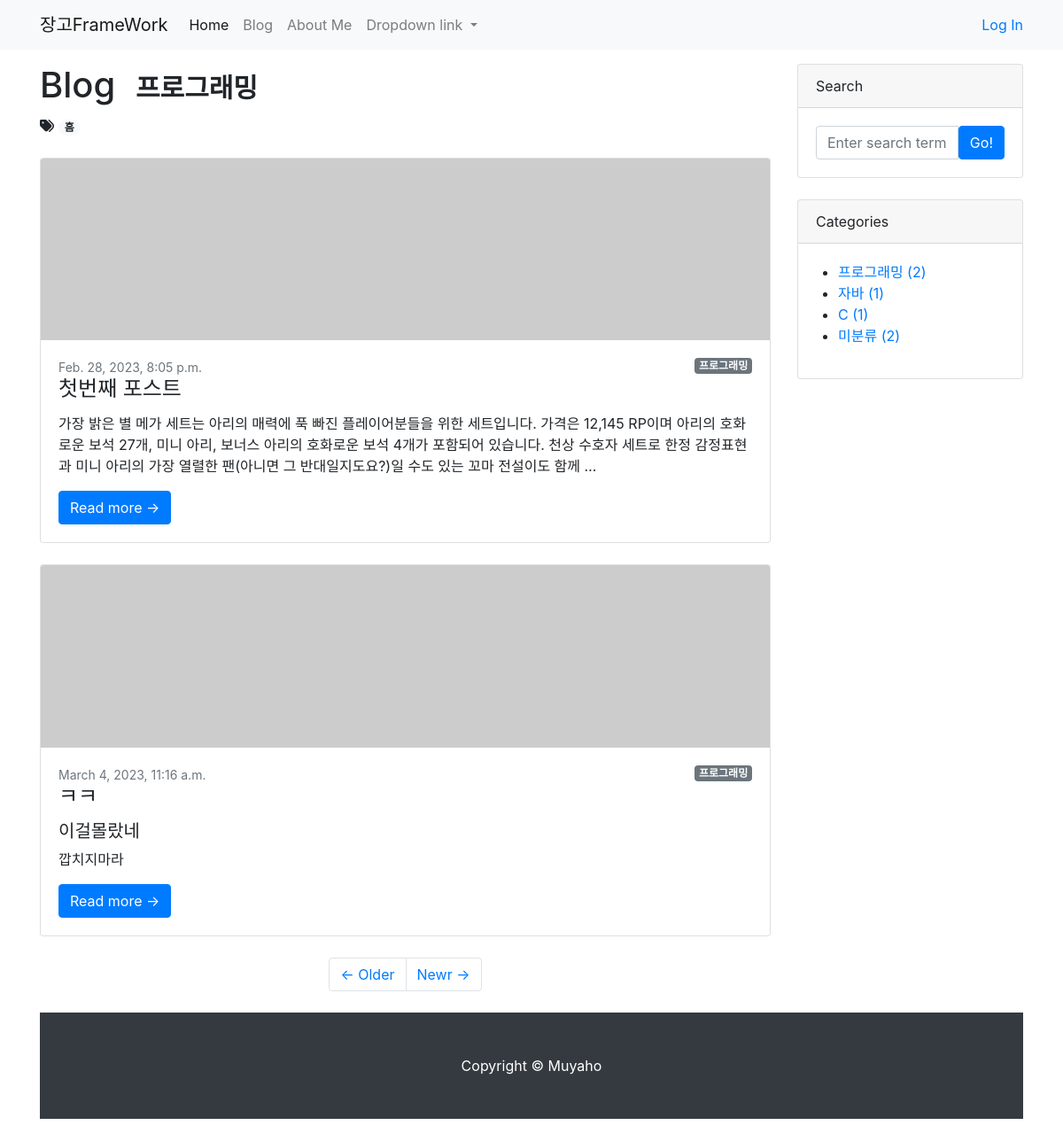
/blog/category/프로그래밍/, run on the app's committed database.
### blog/models.py (models this page shows, shortened)
class Category(models.Model):
    name=models.CharField(max_length=50,unique=True)
    slug=models.SlugField(max_length=200,unique=True,allow_unicode=True)
    def __str__(self):
        return self.name
    def get_absolute_url(self):
        return f'/blog/category/{self.slug}/'
    class Meta:
        verbose_name_plural='Categories'

class Tag(models.Model):
    name=models.CharField(max_length=50)
    slug=models.SlugField(max_length=200,unique=True,allow_unicode=True)
    def __str__(self):
        return self.name
    def get_absolute_url(self):
        return f'/blog/tag/{self.slug}'

class Post(models.Model):
    title= models.CharField(max_length=30)
    content= models.TextField()
    hook_text= models.CharField(max_length=100,blank=True)
    head_image=models.ImageField(upload_to='blog/images/%Y%m%d/',blank=True)
    file_upload=models.FileField(upload_to='blog/files/%Y%m%d/', blank=True)
    created_at= models.DateTimeField(auto_now_add=True)
    updated_at=models.DateTimeField(auto_now=True)
    author=models.ForeignKey(User,on_delete=models.SET_NULL,null=True)
    category=models.ForeignKey(Category,null=True,blank=True,on_delete=models.SET_NULL)
    tags=models.ManyToManyField(Tag,blank=True)
    def get_absolute_url(self):
        return f'/blog/{self.pk}'

### blog/views.py (the view)
# urls.py: path('blog/category/<str:slug>/',views.category_page),
def category_page(request,slug):
    if slug=='no_category':
        category='미분류'
        post_list=Post.objects.filter(category=None)
    else:
        category = Category.objects.get(slug=slug)
        post_list=Post.objects.filter(category=category)
    return render(request,
                  'blog/post_list.html',
                  {
                      'post_list':post_list,
                      'categories': Category.objects.all(),
                      'no_category_post_count':Post.objects.filter(category=None).count(),
                      'category':category
                  }
                  )

### blog/templates/blog/post_list.html
{% extends 'blog/base.html' %}
            {% block main_area%}
                <h1>Blog {% if category %}
                <span class="badge badge-scondary">{{category}}</span>
                    {% endif %}
                </h1>
                {% if post_list %}
                {% for p  in post_list %}
                {%if p.tags.exists%}
                {% for tag in p.tags.iterator %}
                <i class="fas fa-tags"></i>
                <a href="{{tag.get_absolute_url}}"><span class="badge badge-pill badge-light">{{tag}}</span></a>
                {%endfor%}
                <br/>
                <br/>
                {%endif%}
                <div class="card mb-4" id="post-{{p.pk}}">
                    {% if p.head_image %}
                    <a href="#!"><img class="card-img-top" src="{{p.head_image.url}}" alt="{{p}} head image"></a>
                    {% else %}
                    <a href="#!"><img class="card-img-top" src="https://picsum.photos/seed/{{p.id}}/800/200" alt="random_image"></a>
                    {% endif %}
                    <div class="card-body">
                        {% if p.category %}
                        <span class="badge  badge-secondary float-right">{{p.category}}</span>
                        {% else%}
                        <span class="badge  badge-secondary float-right">미분류</span>
                        {% endif %}
                        <div class="small text-muted">{{p.created_at}}</div>
                        <h2 class="card-title h4">{{p.title}}</h2>
                        {% if p.hook_text %}
                        <h5>{{p.hook_text}}</h5>
                        {%endif%}
                        <p class="card-text">{{p.content | truncatewords:45}}</p>
                        <a class="btn btn-primary" href="{{p.get_absolute_url}}">Read more →</a>
                    </div>
                </div>
                {% endfor %}
                {% else %}
                <h3>아직 게시물이 없습니다</h3>
                {% endif %}
                <ul class="pagination justify-content-center my-4">
                    <li class="page-item">
                        <a class="page-link" href="#!">&larr; Older</a>
                    </li>
                    <li class="page-item">
                        <a class="page-link" href="#!">Newr &rarr;</a>
                    </li>
                </ul>
            {% endblock %}

### blog/templates/blog/base.html (shortened to what this page needs)
<!DOCTYPE html>
{% load static %}
<html lang="ko">
<head>
    <link href="{% static 'blog/css/bootstrap.min.css' %}" rel="stylesheet" , type="text/css">
</head>
<body>
    {% include 'blog/navbar.html' %}
    <div class="container my-3">
        <div class="row">
            <div class="col-md-8 col-lg-9" id="main-area">
            {% block main_area%}
            {% endblock %}
            </div>
            <div class="col-md-4 col-lg-3">
                <div class="card mb-4">
                    <div class="card-header">Search</div>
                    <div class="card-body">
                        <div class="input-group">
                            <input class="form-control" type="text" placeholder="Enter search term..."
                                aria-label="Enter search term..." aria-describedby="button-search" />
                            <button class="btn btn-primary" id="button-search" type="button">Go!</button>
                        </div>
                    </div>
                </div>
                <div class="card mb-4" id="categories-card">
                    <div class="card-header">Categories</div>
                    <div class="card-body">
                        <div class="row">
                                <ul >
                                    {% for category in categories %}
                                    <li>
                                        <a href="{{category.get_absolute_url}}">{{category}}
                                        ({{category.post_set.count}})</a>
                                    </li>
                                    {% endfor %}
                                    <li>
                                        <a href="/blog/category/no_category/">미분류
                                        ({{no_category_post_count}})</a>
                                    </li>
                                </ul>
                        </div>
                    </div>
                </div>
            </div>
        </div>
{% include 'blog/footer.html' %}
</body>
</html>

### data on the page
Category: name "프로그래밍", post_set.count "2"
Post: category "프로그래밍", created_at "Feb. 28, 2023, 8:05 p.m.", title "첫번째 포스트", content "가장 밝은 별 메가 세트는 아리의 매력에 푹 빠진 플레이어분들을 위한 세트입니다. 가격은 12,145 RP이며 아리의 호화로운 보석 27개, 미니 아리, 보너스 아리의 호화로운 보석 4개가 포함되어 있습니다. 천상 수호자 세트로 한정 감정표현과 미니 아리의 가장 열렬한 팬(아니면 그 반대일지도요?)일 수도 있는 꼬마 전설이도 함께 …"
Tag: name "흠"
Post: category "프로그래밍", created_at "March 4, 2023, 11:16 a.m.", title "ㅋㅋ", hook_text "이걸몰랐네", content "깝치지마라"
Category: name "자바", post_set.count "1"
Category: name "C", post_set.count "1"

### other printed values
{{ no_category_post_count }} "2"
